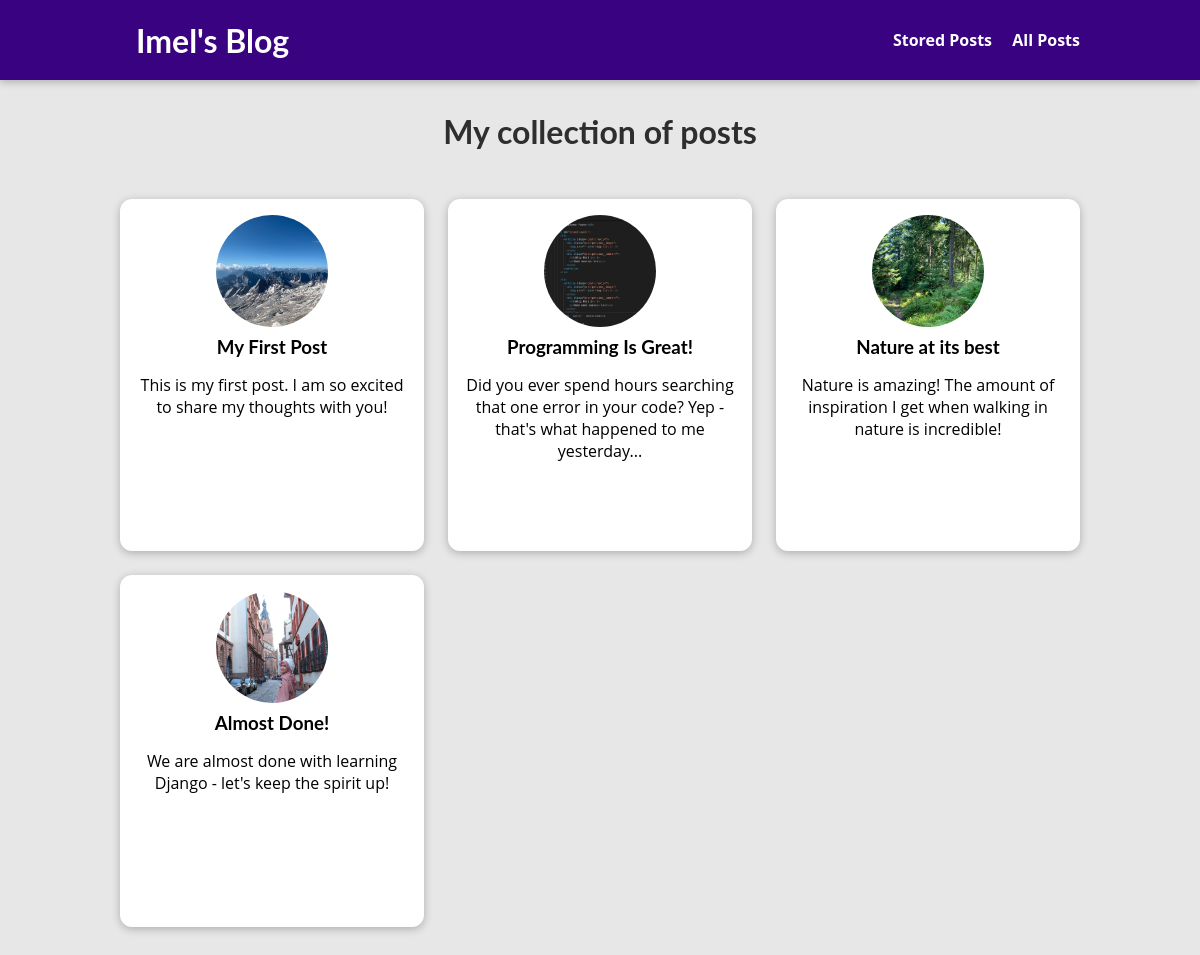
The page /posts on the database its author committed.
### blog/models.py (models this page shows, shortened)
class Post(models.Model):
    title = models.CharField(max_length=150)
    excerpt = models.CharField(max_length=200)
    image = models.ImageField(upload_to="posts", null=True)
    date = models.DateField(auto_now=True)  # Automatically set the date when the post is created or updated
    slug = models.SlugField(unique=True, db_index=True)  # Unique identifier for the post, used in URLs
    content = models.TextField(validators=[MinLengthValidator(10)])  # Content of the post with a minimum length of 10 characters
    tags = models.ManyToManyField(Tag)  # Many-to-many relationship with Tag
    author = models.ForeignKey(
        Author, on_delete=models.SET_NULL, null=True, related_name='posts')

### blog/views.py (the view)
# urls.py: path("posts", views.AllPostView.as_view(), name="posts-page"),  # /posts (list of all posts)
class AllPostView(ListView):
    model = Post
    template_name = "blog/all-posts.html"
    ordering = ["-date"]  # Order posts by date in descending order
    context_object_name = "all_posts"

### blog/templates/blog/all-posts.html (shortened to what this page needs)
{% extends "base.html" %}
{% load static %}
{% block css_files %}
    <link rel="stylesheet" href="{% static "blog/post.css" %}" />
    <link rel="stylesheet" href="{% static "blog/all-posts.css" %}" />
{% endblock %}
{% block content %}
    <section id="all-posts">
        <h2>My collection of posts</h2>
        <ul>
            {% for post in all_posts %}
                {% include "blog/includes/post.html" %}
            {% endfor %}
        </ul>
    </section>
{% endblock %}

### blog/templates/blog/includes/post.html
<li>
    <article class="post">
        <a href="{% url "post-detail-page" post.slug %}">
            <img src="{{ post.image.url }}" alt="{{ post.title }}" />
            <div class="post__content">
                <h3>{{ post.title }}</h3>
                <p>{{ post.excerpt }}</p>
            </div>
        </a>
    </article>
</li>

### static/app.css (style rules this page uses)
* { box-sizing: border-box; }
html { font-family: 'Open Sans', 'Lato', sans-serif; }
body { margin: 0; }
h1, h2, h3 { font-family: 'Lato', sans-serif; font-weight: bold; }

### blog/static/blog/post.css (style rules this page uses)
.post { display: flex; flex-direction: column; align-items: center; text-align: center; }
.post a { text-decoration: none; color: black; transition: all 0.2s ease; padding: 1rem; }
.post img { width: 5rem; height: 5rem; object-fit: cover; border-radius: 50%; }
.post h3 { margin: 0.25rem 0; }

### blog/static/blog/all-posts.css (style rules this page uses)
body { background-color: #e7e7e7; }
#all-posts { margin: 7rem auto; width: 90%; max-width: 60rem; }
#all-posts h2 { text-align: center; font-size: 2rem; color: #2e2e2e; margin: 3rem 0; }
ul { list-style: none; margin: 0; padding: 0; display: grid; grid-template-columns: repeat(auto-fill, minmax(17rem, 1fr)); gap: 1.5rem; }
.post img { width: 7rem; height: 7rem; }
.post a { height: 22rem; transform-origin: center; box-shadow: 0 2px 8px rgba(0, 0, 0, 0.25); border-radius: 12px; background-color: white; }

### rows shown on the page
Post: image (picture), title "My First Post", excerpt "This is my first post. I am so excited to share my thoughts with you!"
Post: image (picture), title "Programming Is Great!", excerpt "Did you ever spend hours searching that one error in your code? Yep - that's what happened to me yesterday..."
Post: image (picture), title "Nature at its best", excerpt "Nature is amazing! The amount of inspiration I get when walking in nature is incredible!"
Post: image (picture), title "Almost Done!", excerpt "We are almost done with learning Django - let's keep the spirit up!"
